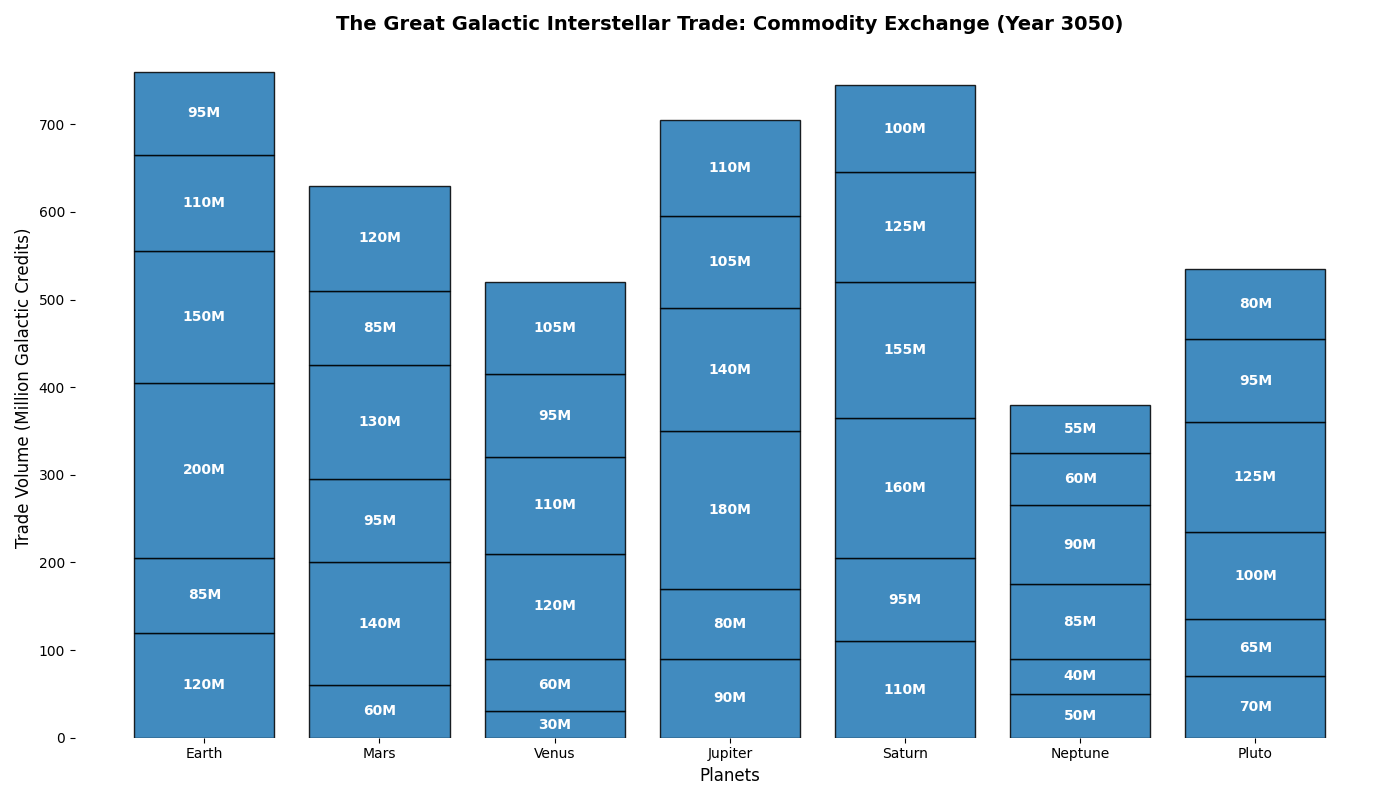

Python code for this plot:
import matplotlib.pyplot as plt
import numpy as np

# Data for the plot
planets = ['Earth', 'Mars', 'Venus', 'Jupiter', 'Saturn', 'Neptune', 'Pluto']
commodities = ['Water', 'Metals', 'Food', 'Technology', 'Energy', 'Transport']
trade_volumes = {
    'Water': [120, 60, 30, 90, 110, 50, 70],
    'Metals': [85, 140, 60, 80, 95, 40, 65],
    'Food': [200, 95, 120, 180, 160, 85, 100],
    'Technology': [150, 130, 110, 140, 155, 90, 125],
    'Energy': [110, 85, 95, 105, 125, 60, 95],
    'Transport': [95, 120, 105, 110, 100, 55, 80],
}
single_color = '#1f77b4'

fig, ax = plt.subplots(figsize=(14, 8))

bar_positions = np.arange(len(planets))
cumulative_bottom = np.zeros(len(planets))

for commodity in commodities:
    ax.bar(bar_positions, trade_volumes[commodity], bottom=cumulative_bottom, color=single_color, edgecolor='black', alpha=0.85)
    cumulative_bottom += np.array(trade_volumes[commodity])

for i, planet in enumerate(planets):
    cumulative_value = 0
    for commodity in commodities:
        val = trade_volumes[commodity][i]
        if val > 15:
            ax.text(i, cumulative_value + val / 2, f'{val}M', ha='center', va='center', color='white', weight='bold', fontsize=10)
        cumulative_value += val

ax.set_xticks(bar_positions)
ax.set_xticklabels(planets)
ax.set_xlabel("Planets", fontsize=12)
ax.set_ylabel("Trade Volume (Million Galactic Credits)", fontsize=12)
ax.set_title("The Great Galactic Interstellar Trade: Commodity Exchange (Year 3050)", fontsize=14, fontweight='bold')

ax.set_frame_on(False)
ax.grid(False)

plt.tight_layout()
plt.show()
